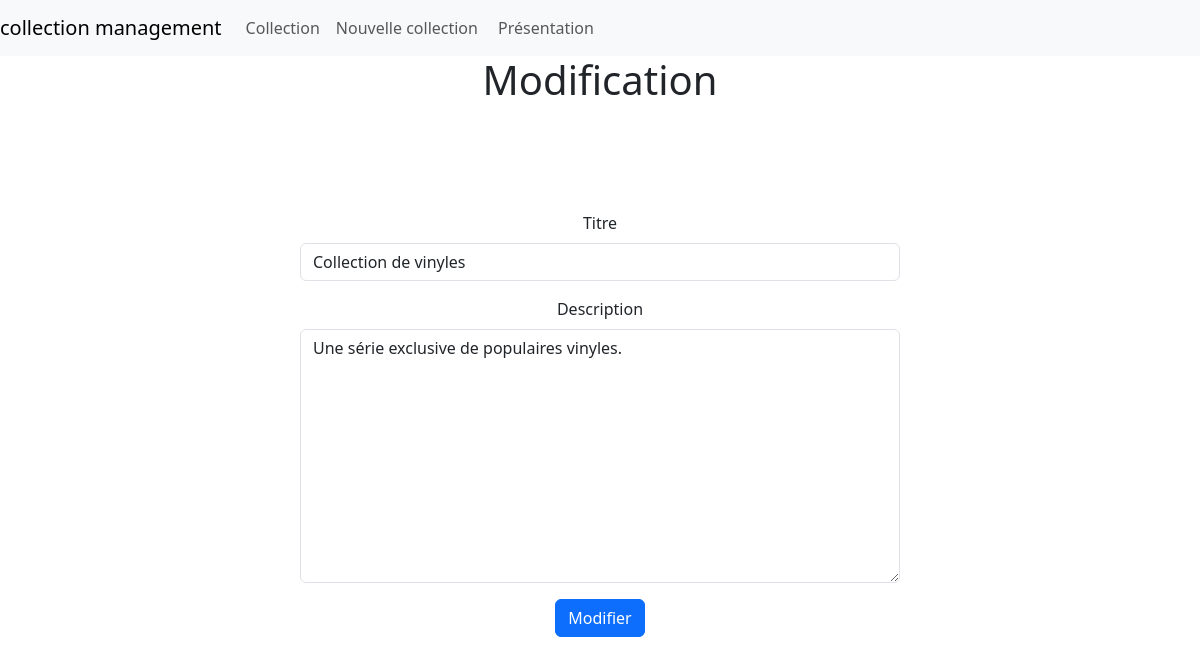
Screenshot of /change/5 with the database file from the repository.
### collec_management/models.py (models this page shows, shortened)
class Collec ( models . Model ):
    title = models.CharField(max_length=100, null=False, blank=False)
    description = models.TextField(null=False, blank=False)
    creation_date = models.DateField(null=False, blank=False)

### collec_management/views.py (the view)
# urls.py: path('change/<int:collec_id>', views.edit_collec, name="edit"),
def edit_collec (request, collec_id) :
    collec = get_object_or_404(Collec, pk=collec_id)
    if request.method == "POST" :
        form = CollecForm(request.POST, instance=collec)
        id = check_save(form)
        return HttpResponseRedirect(f"/change/{collec.id}")
    else:
        form = CollecForm(instance = collec)
    return render(
        request,
        "collec_management/modificationCollec.html",
        {"form":form, "button_label" : "Modifier"}
    )

### collec_management/form.py
class CollecForm(forms.ModelForm):
    class Meta:
        model = Collec
        fields = ['title', 'description']
        labels = {
            "title" : "Titre",
            "description" : "Description"
        }

### collec_management/templates/collec_management/modificationCollec.html (shortened to what this page needs)
{% extends "collec_management/main.html" %}
{% load django_bootstrap5 %}
{% block title %}<div class = "text-center">Modification</div>{% endblock %}
{% block content %}
<div class="d-flex justify-content-center align-items-center" style="min-height: 80vh;">
    <form method="POST" class="text-center w-50">
        <fieldset>
            {% bootstrap_form form %}
            <button type = "submit" class = "btn btn-primary" >
                {{ button_label }}
            </button>
        </fieldset>
    </form>
</div>
{% endblock %}

### rows the page displays
Collec: title "Collection de vinyles", description "Une série exclusive de populaires vinyles."

### other values shown
{{ button_label }} "Modifier"
